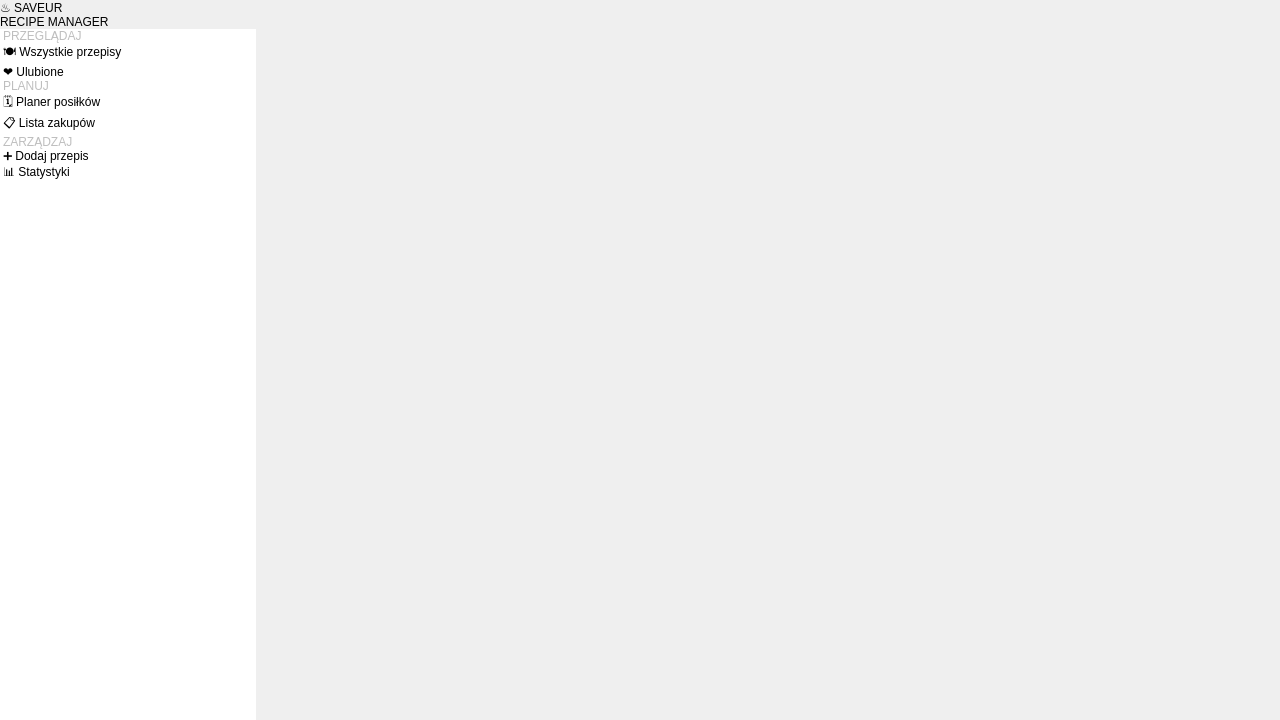
<?xml version="1.0" encoding="UTF-8"?>
<ui version="4.0">
 <class>MainWindow</class>
 <widget class="QMainWindow" name="MainWindow">
  <property name="geometry">
   <rect>
    <x>0</x>
    <y>0</y>
    <width>1280</width>
    <height>720</height>
   </rect>
  </property>
  <property name="maximumSize">
   <size>
    <width>16777211</width>
    <height>16777215</height>
   </size>
  </property>
  <property name="windowTitle">
   <string>Saveur</string>
  </property>
  <widget class="QWidget" name="centralwidget">
   <property name="maximumSize">
    <size>
     <width>16777215</width>
     <height>16777215</height>
    </size>
   </property>
   <property name="acceptDrops">
    <bool>false</bool>
   </property>
   <layout class="QHBoxLayout" name="horizontalLayout_Root" stretch="0,1">
    <property name="spacing">
     <number>0</number>
    </property>
    <property name="leftMargin">
     <number>0</number>
    </property>
    <property name="topMargin">
     <number>0</number>
    </property>
    <property name="rightMargin">
     <number>0</number>
    </property>
    <property name="bottomMargin">
     <number>0</number>
    </property>
    <item>
     <layout class="QVBoxLayout" name="verticalLayout_Sidebar">
      <property name="spacing">
       <number>0</number>
      </property>
      <property name="leftMargin">
       <number>0</number>
      </property>
      <property name="topMargin">
       <number>0</number>
      </property>
      <property name="rightMargin">
       <number>0</number>
      </property>
      <property name="bottomMargin">
       <number>0</number>
      </property>
      <item>
       <layout class="QHBoxLayout" name="horizontalLayout_Brand">
        <property name="spacing">
         <number>14</number>
        </property>
        <property name="leftMargin">
         <number>0</number>
        </property>
        <property name="topMargin">
         <number>0</number>
        </property>
        <property name="rightMargin">
         <number>0</number>
        </property>
        <property name="bottomMargin">
         <number>0</number>
        </property>
        <item>
         <layout class="QVBoxLayout" name="verticalLayout_BrandText">
          <property name="spacing">
           <number>0</number>
          </property>
          <item>
           <widget class="QLabel" name="label_BrandName">
            <property name="text">
             <string>♨️ SAVEUR</string>
            </property>
           </widget>
          </item>
          <item>
           <widget class="QLabel" name="label_BrandSub">
            <property name="text">
             <string>RECIPE MANAGER</string>
            </property>
           </widget>
          </item>
         </layout>
        </item>
       </layout>
      </item>
      <item>
       <widget class="QListWidget" name="listWidget">
        <property name="maximumSize">
         <size>
          <width>280</width>
          <height>16777215</height>
         </size>
        </property>
        <property name="frameShape">
         <enum>QFrame::NoFrame</enum>
        </property>
        <property name="verticalScrollBarPolicy">
         <enum>Qt::ScrollBarAlwaysOff</enum>
        </property>
        <item>
         <property name="text">
          <string>PRZEGLĄDAJ</string>
         </property>
         <property name="flags">
          <set>ItemIsDragEnabled|ItemIsUserCheckable</set>
         </property>
        </item>
        <item>
         <property name="text">
          <string>🍽️ Wszystkie przepisy</string>
         </property>
        </item>
        <item>
         <property name="text">
          <string>❤️ Ulubione</string>
         </property>
        </item>
        <item>
         <property name="text">
          <string>PLANUJ</string>
         </property>
         <property name="flags">
          <set>ItemIsDragEnabled|ItemIsUserCheckable</set>
         </property>
        </item>
        <item>
         <property name="text">
          <string>🗓️ Planer posiłków</string>
         </property>
        </item>
        <item>
         <property name="text">
          <string>📋 Lista zakupów</string>
         </property>
        </item>
        <item>
         <property name="text">
          <string>ZARZĄDZAJ</string>
         </property>
         <property name="flags">
          <set>ItemIsDragEnabled|ItemIsUserCheckable</set>
         </property>
        </item>
        <item>
         <property name="text">
          <string>➕ Dodaj przepis</string>
         </property>
        </item>
        <item>
         <property name="text">
          <string>📊 Statystyki</string>
         </property>
        </item>
       </widget>
      </item>
     </layout>
    </item>
    <item>
     <widget class="QStackedWidget" name="stackedWidget"/>
    </item>
   </layout>
  </widget>
  <widget class="QMenuBar" name="menubar">
   <property name="geometry">
    <rect>
     <x>0</x>
     <y>0</y>
     <width>1280</width>
     <height>20</height>
    </rect>
   </property>
  </widget>
 </widget>
 <resources/>
 <connections/>
</ui>
